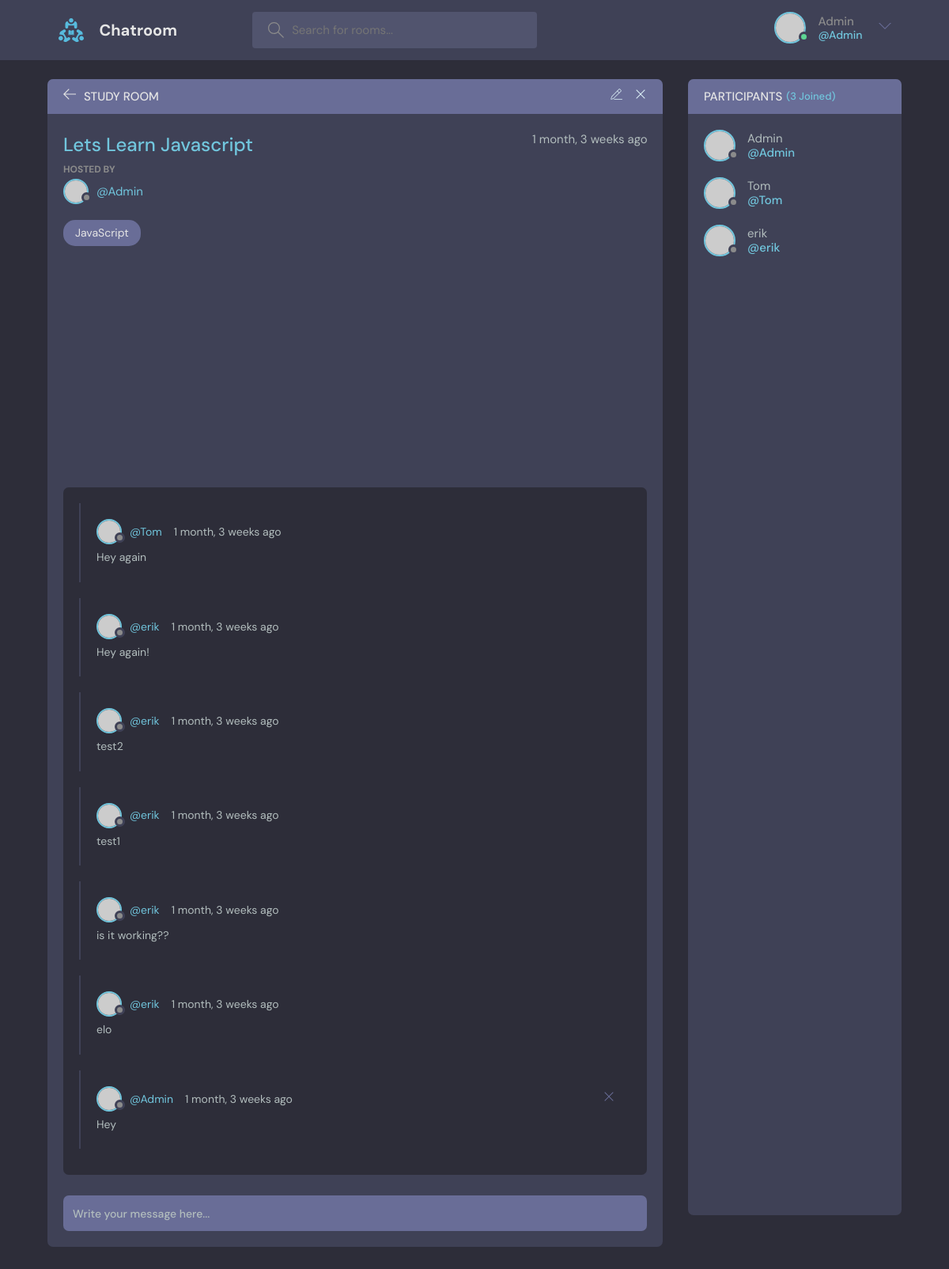
Screenshot of /room/1/ (signed in) with the database file from the repository.
### base/models.py (models this page shows, shortened)
class Room(models.Model):
    host = models.ForeignKey(User, on_delete=models.SET_NULL, null=True)
    topic = models.ForeignKey(Topic, on_delete=models.SET_NULL, null=True)
    name= models.CharField(max_length=200) # Meaning this can't be blank
    description = models.TextField(null=True, blank=True)
    participants = models.ManyToManyField(User,related_name='participants', blank=True)
    updated = models.DateTimeField(auto_now=True)
    created = models.DateTimeField(auto_now_add=True)
    class Meta:
        ordering = ['-updated', '-created']

class Topic(models.Model):
    name = models.CharField(max_length=200)
    def __str__(self):
        return self.name

class Message(models.Model):
     user = models.ForeignKey(User, on_delete=models.CASCADE)
     room = models.ForeignKey(Room, on_delete=models.CASCADE)
     body = models.TextField()
     updated = models.DateTimeField(auto_now=True)
     created = models.DateTimeField(auto_now_add=True)
     class Meta:
        ordering = ['-updated', '-created']

### base/views.py (the view, shortened to what this page needs)
# urls.py: path('room/<str:pk>/', views.rooms, name="rooms"), # calling rooms function from views
def rooms(request, pk):
    room1 = Room.objects.get(id=pk)
    room_messages = room1.message_set.all()
    participants= room1.participants.all()
    context = {'room': room1, 'room_messages': room_messages,
    'participants': participants}
    return render(request, 'base/room.html', context)

### base/templates/base/room.html (shortened to what this page needs)
{% extends 'main.html' %}
{% block content %}
    <main class="profile-page layout layout--2">
      <div class="container">
        <div class="room">
          <div class="room__top">
            <div class="room__topLeft">
              <a href="{% url 'home' %}">
                <svg version="1.1" xmlns="http://www.w3.org/2000/svg" width="32" height="32" viewBox="0 0 32 32">
                  <title>arrow-left</title>
                  <path
                    d="M13.723 2.286l-13.723 13.714 13.719 13.714 1.616-1.611-10.96-10.96h27.625v-2.286h-27.625l10.965-10.965-1.616-1.607z"
                  ></path>
                </svg>
              </a>
              <h3>Study Room</h3>
            </div>
            {% if room.host == request.user %}
            <div class="room__topRight">
              <a href="{% url 'update-room' room.id %}">
              </a>
              <a href="{% url 'delete-room' room.id %}">
                <svg version="1.1" xmlns="http://www.w3.org/2000/svg" width="32" height="32" viewBox="0 0 32 32">
                  <title>remove</title>
                  <path
                    d="M27.314 6.019l-1.333-1.333-9.98 9.981-9.981-9.981-1.333 1.333 9.981 9.981-9.981 9.98 1.333 1.333 9.981-9.98 9.98 9.98 1.333-1.333-9.98-9.98 9.98-9.981z"
                  ></path>
                </svg>
              </a>
            </div>
            {% endif %}
          </div>
          <div class="room__box scroll">
            <div class="room__header scroll">
              <div class="room__info">
                <h3>{{room.name}}</h3>
                <span>{{room.created|timesince}} ago</span>
              </div>
              <div class="room__hosted">
                <p>Hosted By</p>
                <a href="{% url 'user-profile' room.host.id %}" class="room__author">
                  <div class="avatar avatar--small">
                    <img src="https://randomuser.me/api/portraits/men/37.jpg" />
                  </div>
                  <span>@{{ room.host.username }}</span>
                </a>
              </div>
              <span class="room__topics">{{ room.topic }}</span>
            </div>
            <div class="room__conversation">
              <div class="threads scroll">
                {% for message in room_messages %}
                <div class="thread">
                  <div class="thread__top">
                    <div class="thread__author">
                      <a href="{% url 'user-profile' message.user.id %}" class="thread__authorInfo">
                        <div class="avatar avatar--small">
                          <img src="https://randomuser.me/api/portraits/men/37.jpg" />
                        </div>
                        <span>@{{message.user.username}}</span>
                      </a>
                      <span class="thread__date">{{message.created|timesince}} ago</span>
                    </div>
                    {% if request.user == message.user %}
                    <a href="{% url 'delete-message' message.id %}">
                      <div class="thread__delete">
                        <svg version="1.1" xmlns="http://www.w3.org/2000/svg" width="32" height="32" viewBox="0 0 32 32">
                          <title>remove</title>
                          <path
                            d="M27.314 6.019l-1.333-1.333-9.98 9.981-9.981-9.981-1.333 1.333 9.981 9.981-9.981 9.98 1.333 1.333 9.981-9.98 9.98 9.98 1.333-1.333-9.98-9.98 9.98-9.981z"
                          ></path>
                        </svg>
                      </div>
                    </a>
                    {% endif %}
                  </div>
                  <div class="thread__details">
                    {{message.body}}
                  </div>
                </div>
                {% endfor %}
              </div>
            </div>
          </div>
          <div class="room__message">
            <form action="" method="POST">
              <input name="body" placeholder="Write your message here..." />
            </form>
          </div>
        </div>
        <div class="participants">
          <h3 class="participants__top">Participants <span>({{participants.count}} Joined)</span></h3>
          <div class="participants__list scroll">
            {% for user in participants %}
            <a href="{% url 'user-profile' user.id %}" class="participant">
              <div class="avatar avatar--medium">
                <img src="https://randomuser.me/api/portraits/men/37.jpg" />
              </div>
              <p>
                {{user.username}}
                <span>@{{user.username}}</span>
              </p>
            </a>
            {% endfor %}
          </div>
        </div>
      </div>
    </main>
{% endblock %}

### templates/navbar.html (shortened to what this page needs)
{% load static %}
<header class="header header--loggedIn">
    <div class="container">
      <a href="{% url 'home' %}" class="header__logo">
        <img src="{% static 'images/logo.svg' %}" />
        <h1>Chatroom</h1>
      </a>
      <form class="header__search" method="GET" action="{% url 'home' %}">
        <label>
          <input name="q" placeholder="Search for rooms..." />
        </label>
      </form>
      <nav class="header__menu">
        {% if request.user.is_authenticated %}
        <div class="header__user">
          <a href="{% url 'update-user' %}">
            <div class="avatar avatar--medium active">
              <img src="https://randomuser.me/api/portraits/men/37.jpg" />
            </div>
            <p>{{request.user.username}}<span>@{{request.user.username}}</span></p>
          </a>
          <button class="dropdown-button">
            <svg version="1.1" xmlns="http://www.w3.org/2000/svg" width="32" height="32" viewBox="0 0 32 32">
              <title>chevron-down</title>
              <path d="M16 21l-13-13h-3l16 16 16-16h-3l-13 13z"></path>
            </svg>
          </button>
        </div>
        {% else %}
        <a href="{% url 'login' %}">
          <img src="{% static 'images/avatar.svg' %}" />
          <p>Login</p>
        </a>
        {% endif %}
      </nav>
    </div>
  </header>

### rows the page displays
Room: name "Lets Learn Javascript", created "1 month, 3 weeks", host.username "Admin", topic "JavaScript"
Message: user.username "Tom", created "1 month, 3 weeks", body "Hey again"
Message: user.username "erik", created "1 month, 3 weeks", body "Hey again!"
Message: user.username "erik", created "1 month, 3 weeks", body "test2"
Message: user.username "erik", created "1 month, 3 weeks", body "test1"
Message: user.username "erik", created "1 month, 3 weeks", body "is it working??"
Message: user.username "erik", created "1 month, 3 weeks", body "elo"
Message: user.username "Admin", created "1 month, 3 weeks", body "Hey"

### other values shown
{{ request.user.username }} "Admin"
{{ participants.count }} "3"
{{ user.username }} "Admin"
{{ user.username }} "Tom"
{{ user.username }} "erik"
